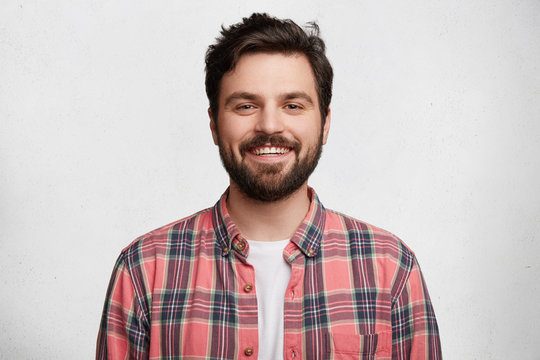
#> input picture exp10/exp10.jpg, 540 x 360 px
$ python exp10.py
#> lines starting #> are read from the running program, lines starting #| are printed output that depends on the picture
import cv2
import numpy as np

img=cv2.imread("exp10.jpg")
#> img is the input picture: shape (360, 540, 3); mean B, G, R 187.2, 187.9, 202.1

rows,cols=img.shape[:2]
#> rows = 360; cols = 540

M=np.float32([[1,0,100],[0,1,50]])

move=cv2.warpAffine(img,M,(cols,rows))
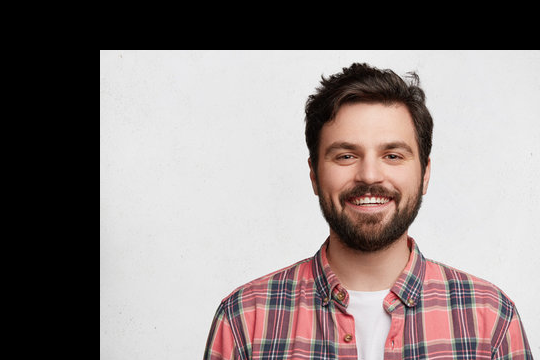
#> move: shape (360, 540, 3); mean B, G, R 131.4, 132.5, 142.4

cv2.imshow("Original Image",img)
cv2.imshow("Translated Image",move)

cv2.imwrite("exp10_out.jpg",move)
print("Output saved as exp10_out.jpg")

cv2.waitKey(0)
cv2.destroyAllWindows()
